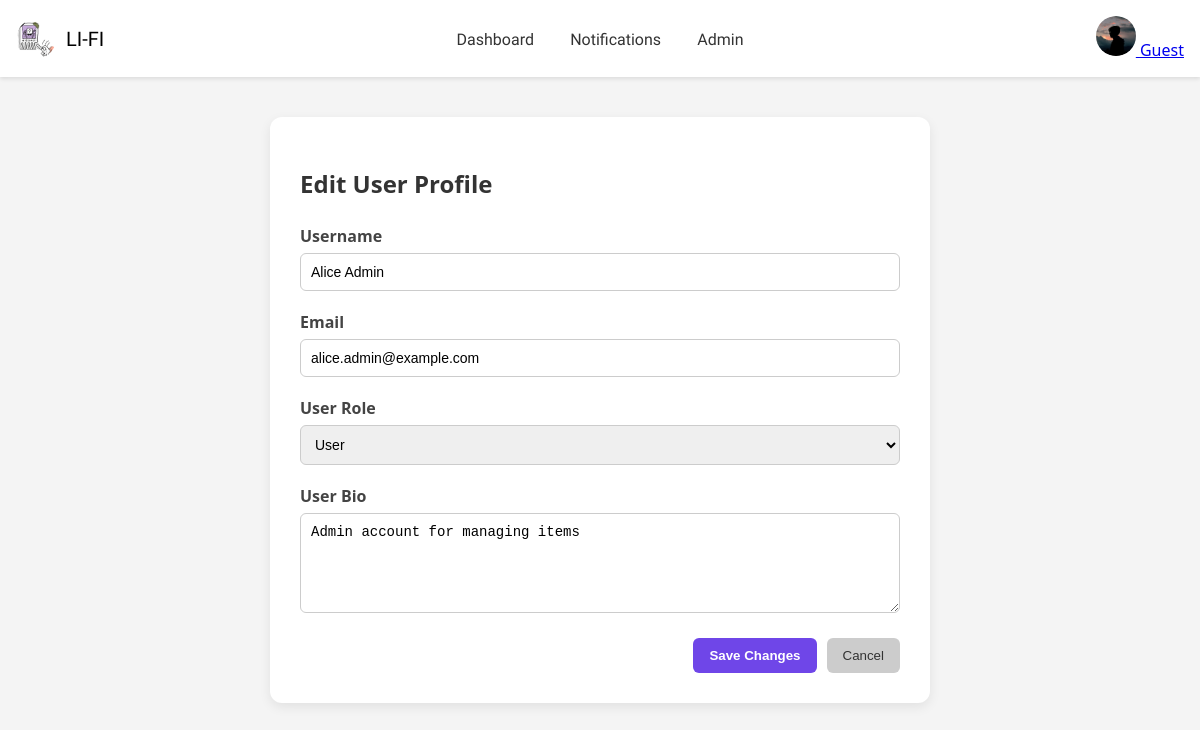
Page /pages/edit_user.php?user_id=2 on the committed database.
### tables this page shows
CREATE TABLE `users` (
  `user_id` varchar(50) NOT NULL,
  `username` varchar(100) NOT NULL,
  `email` varchar(100) NOT NULL,
  `password` varchar(255) NOT NULL,
  `bio` text DEFAULT NULL,
  `role` varchar(50) DEFAULT NULL,
  `profile_pic` varchar(255) DEFAULT NULL,
  `status` enum('active','disabled') DEFAULT 'active'
);

### pages/edit_user.php (the view, shortened to what this page needs)
<?php
require '../connection.php';
$userId = trim($_GET['user_id'] ?? '');
$stmt = $conn->prepare("SELECT * FROM users WHERE user_id = ?");
$stmt->bind_param("s", $userId);
$stmt->execute();
$result = $stmt->get_result();
$user = $result->fetch_assoc();
?>
<!DOCTYPE html>
<html lang="en">
<head>
  <link rel="stylesheet" href="../assets/css/edit_user.css" />
</head>
<body>
  <?php include '../includes/navbar.php'; ?>
  <main class="edit-user-container">
    <h2>Edit User Profile</h2>
    <form action="" method="POST" class="edit-user-form">
      <div class="form-group">
        <label for="username">Username</label>
        <input type="text" id="username" name="username" value="<?= htmlspecialchars($user['username']) ?>" required />
      </div>
      <div class="form-group">
        <label for="email">Email</label>
        <input type="email" id="email" name="email" value="<?= htmlspecialchars($user['email']) ?>" required />
      </div>
      <div class="form-group">
        <label for="role">User Role</label>
        <select id="role" name="role" required>
          <option value="1" <?= $user['role'] == 1 ? 'selected' : '' ?>>User</option>
        </select>
      </div>
      <div class="form-group">
        <label for="bio">User Bio</label>
        <textarea id="bio" name="bio" placeholder="Enter user bio here..."><?= htmlspecialchars($user['bio'] ?? '') ?></textarea>
      </div>
      <div class="form-actions">
        <button type="submit" name="save_changes" class="save-btn">Save Changes</button>
        <button type="button" class="cancel-btn" onclick="window.history.back()">Cancel</button>
      </div>
    </form>
  </main>
</body>
</html>

### assets/css/edit_user.css (style rules this page uses)
body { font-family: "Segoe UI", sans-serif; background-color: #f4f4f4; margin: 0; padding: 0; }
.edit-user-container { max-width: 600px; margin: 40px auto; background: #ffffff; padding: 30px; border-radius: 12px; box-shadow: 0 4px 12px rgba(0, 0, 0, 0.08); }
.edit-user-container h2 { margin-bottom: 25px; color: #333; }
.edit-user-form .form-group { margin-bottom: 20px; }
.edit-user-form label { display: block; font-weight: bold; margin-bottom: 6px; color: #444; }
.edit-user-form input[type="text"], .edit-user-form input[type="email"], .edit-user-form select, .edit-user-form textarea { width: 100%; padding: 10px; border: 1px solid #ccc; border-radius: 6px; box-sizing: border-box; font-size: 14px; }
.edit-user-form textarea { resize: vertical; min-height: 100px; }
.form-actions { display: flex; justify-content: flex-end; gap: 10px; margin-top: 20px; }
.save-btn { background-color: #6f46e8; color: white; border: none; padding: 10px 16px; font-weight: bold; border-radius: 6px; cursor: pointer; }
.cancel-btn { background-color: #ccc; color: #333; border: none; padding: 10px 16px; border-radius: 6px; cursor: pointer; }

### rows in the picture
users: username "Alice Admin", email "alice.admin@example.com", role "User", bio "Admin account for managing items"

### other values in the picture
$_SESSION['username'] "Guest"
